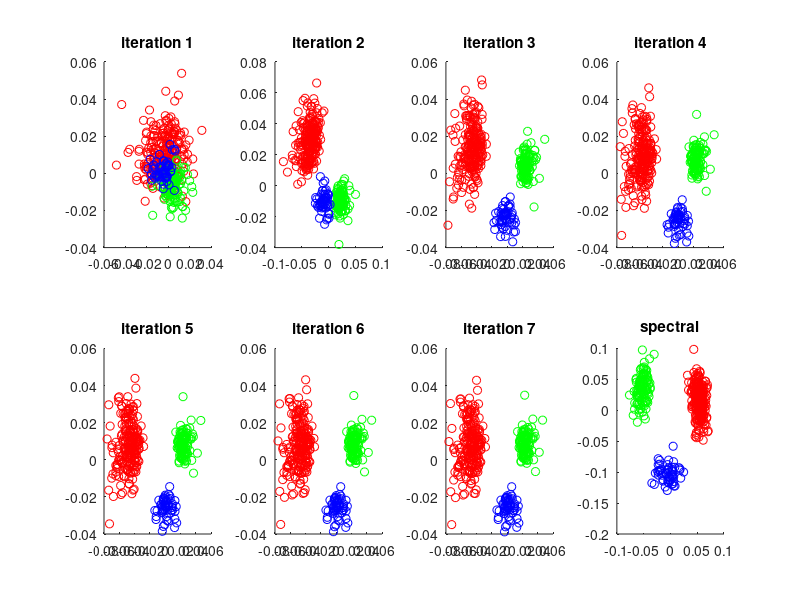
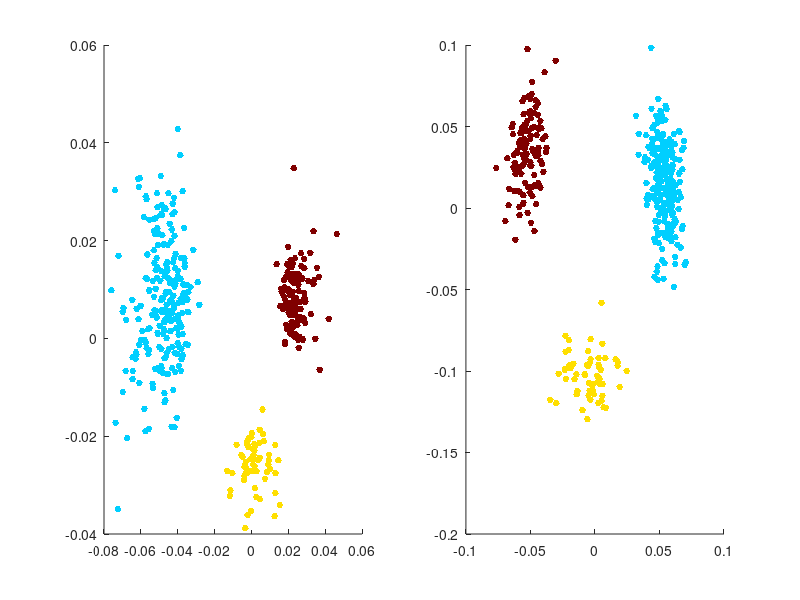

Reproduce these figures in MATLAB, in order.
% testing residual least-squares for 3-molecule heterogeneity. ;
% just using random matrices (not operators built by slicing the sphere). ;

DM = 20; DF = 40;
N = 400; pA = 4/7; pB = 2/7; pC = 1/7;
NA = floor(pA*N); NB = floor(pB*N); NC = N-NA-NB;
EA = randn(NA*DM,DF); EB = randn(NB*DM,DF); EC = randn(NC*DM,DF); E = [EA;EB;EC];
FX = randn(DF,1); FA = FX + 0.1*randn(DF,1); FB = FX + 0.1*randn(DF,1); FC = FX + 0.1*randn(DF,1);
F = pA*FA+pB*FB+pC*FC;
MA2 = reshape(EA*FA,DM,NA); MA = MA2(:);
MB2 = reshape(EB*FB,DM,NB); MB = MB2(:);
MC2 = reshape(EC*FC,DM,NC); MC = MC2(:);
M2 = [MA2,MB2,MC2]; M = [MA;MB;MC];
F_r = E\M; R = M - E*F_r; G_r = E\R;
R2 = reshape(R,DM,N);
RA = R2(:,1:NA); RB = R2(:,NA+1:NA+NB); RC = R2(:,NA+NB+1:NA+NB+NC);

v1_iter = zeros(N,1);
v2_iter = zeros(N,1);

max_iteration = 7;
figure; prows = 2; pcols = ceil(max_iteration/prows);
for ni=1:max_iteration;
if (ni==1);
%G1_base = transpose(E)*R; G1_base = G1_base/norm(G1_base);
G1_base = randn(DF,1); G1_base = G1_base/norm(G1_base);
G2_base = randn(DF,1); G2_base = G2_base/norm(G2_base);
 else;
V1 = sparse(1:DM*N,1:DM*N,reshape(repmat(transpose(v1_iter),DM,1),1,DM*N),DM*N,DM*N);
V2 = sparse(1:DM*N,1:DM*N,reshape(repmat(transpose(v2_iter),DM,1),1,DM*N),DM*N,DM*N);
G1_base = transpose(E)*V1*R; G1_base = G1_base/norm(G1_base);
G2_base = transpose(E)*V2*R; G2_base = G2_base - dot(G1_base,G2_base)*G1_base; G2_base = G2_base/norm(G2_base);
end% if first iteration ;
for nn=0:N-1;
Rn = R2(:,1+nn);
En = E(nn*DM + (1:DM),:);
%v1_tmp = transpose(Rn)*En*G1_base/norm(Rn).^2;
%v2_tmp = transpose(Rn)*En*G2_base/norm(Rn).^2;
v1_tmp = transpose(Rn)*En*G1_base/norm(transpose(En)*Rn).^2;
v2_tmp = transpose(Rn)*En*G2_base/norm(transpose(En)*Rn).^2;
if norm(v1_tmp)<1e-6; v1_iter(1+nn) = 1; end;
if norm(v1_tmp)>1e-6; v1_iter(1+nn) = v1_tmp; end;
if norm(v2_tmp)<1e-6; v2_iter(1+nn) = 1; end;
if norm(v2_tmp)>1e-6; v2_iter(1+nn) = v2_tmp; end;
end;% for nn=1:N;
subplot(prows,pcols,ni); hold on;
plot(v1_iter(1:NA),v2_iter(1:NA),'ro');
plot(v1_iter(NA+1:NA+NB),v2_iter(NA+1:NA+NB),'go');
plot(v1_iter(NA+NB+1:NA+NB+NC),v2_iter(NA+NB+1:NA+NB+NC),'bo');
hold off;
title(sprintf('iteration %d',ni));
end;%for ni=1:max_iteration;

%RtEn=zeros(N,DF); for nn=1:N; RtEn(nn,:) = transpose(R2(:,nn))*E((nn-1)*DM + (1:DM),:); end;
RtEn=zeros(N,DF); for nn=1:N; tmp = transpose(R2(:,nn))*E((nn-1)*DM + (1:DM),:); RtEn(nn,:) = (tmp - mean(tmp))./std(tmp); end;
[U,S,V] = svds(RtEn*transpose(RtEn),5);
subplot(prows,pcols,prows*pcols); hold on;
plot(U(1:NA,1),U(1:NA,2),'ro'); 
plot(U(NA+1:NA+NB,1),U(NA+1:NA+NB,2),'go');
plot(U(NA+NB+1:NA+NB+NC,1),U(NA+NB+1:NA+NB+NC,2),'bo'); 
title('spectral');

figure;
n_cluster = 3;
subplot(1,2,1); hold on;
v1 = v1_iter; v2 = v2_iter;
[idx] = kmeans([v1(:),v2(:)],n_cluster);
cra = colormap('jet'); ncra = size(cra,1);
for ncluster=1:n_cluster;
nb = max(1,min(ncra,floor(ncra*ncluster/n_cluster)));
ij = find(idx==ncluster);
plot(v1(ij),v2(ij),'.','MarkerSize',15,'Color',cra(nb,:))
end;%for ncluster=1:n_cluster;
hold off;
subplot(1,2,2); hold on;
u1 = U(:,1); u2 = U(:,2);
[idx] = kmeans([u1(:),u2(:)],n_cluster);
cra = colormap('jet'); ncra = size(cra,1);
for ncluster=1:n_cluster;
nb = max(1,min(ncra,floor(ncra*ncluster/n_cluster)));
ij = find(idx==ncluster);
plot(u1(ij),u2(ij),'.','MarkerSize',15,'Color',cra(nb,:))
end;%for ncluster=1:n_cluster;


